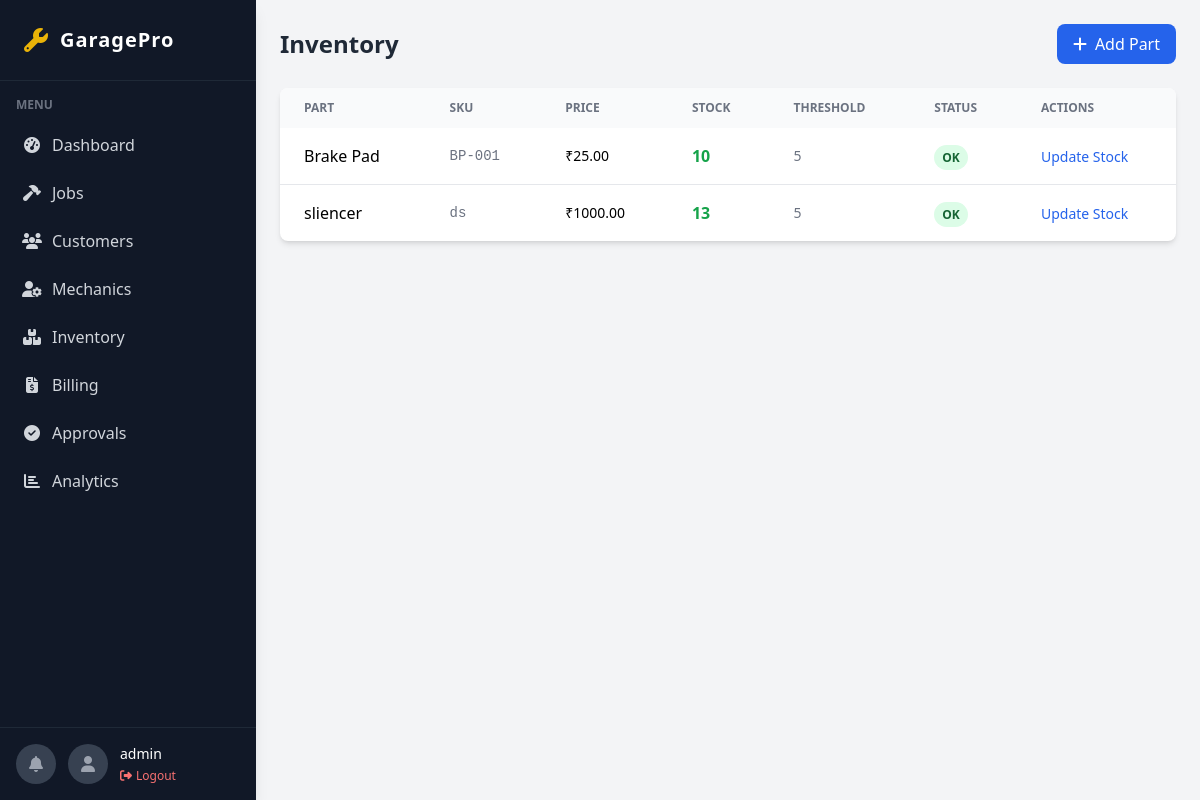
The app's page /admin-panel/inventory/ (signed in) with its own data.
### accounts/models.py (models this page shows, shortened)
class User(AbstractUser, TimeStampedModel):
    ROLE_CHOICES = [
        ('ADMIN', 'Admin'),
        ('MANAGER', 'Manager'),
        ('MECHANIC', 'Mechanic'),
        ('CUSTOMER', 'Customer'),
    ]
    role = models.CharField(max_length=20, choices=ROLE_CHOICES)
    phone = models.CharField(max_length=20, blank=True)

### inventory/models.py (models this page shows, shortened)
class Inventory(TimeStampedModel):
    part = models.OneToOneField(Part, on_delete=models.CASCADE)
    stock_quantity = models.IntegerField()
    low_stock_threshold = models.IntegerField(default=5)

class Part(TimeStampedModel):
    name = models.CharField(max_length=200)
    sku = models.CharField(max_length=100, unique=True, db_index=True)
    price = models.DecimalField(max_digits=10, decimal_places=2)
    description = models.TextField(blank=True)

### core/views.py (the view)
# urls.py: path('admin-panel/inventory/', views.admin_inventory_list, name='admin_inventory_list'),
@admin_required
def admin_inventory_list(request):
    inventory = Inventory.objects.select_related('part').order_by('part__name')
    low_stock = inventory.filter(stock_quantity__lte=F('low_stock_threshold'))
    return render(request, 'admin_portal/inventory_list.html', {
        'inventory': inventory, 'low_stock': low_stock,
    })

### notifications/context_processors.py (called while the page is built)
def user_notifications(request):
    if request.user.is_authenticated:
        unread_count = request.user.notifications.filter(is_read=False).count()
        latest_notifications = request.user.notifications.all()[:5]
        return {
            'unread_notifications_count': unread_count,
            'latest_notifications': latest_notifications
        }
    return {}

### templates/admin_portal/inventory_list.html (shortened to what this page needs)
{% extends 'base.html' %}
{% block content %}
<div class="mb-6 flex justify-between items-center">
    <h1 class="text-2xl font-bold text-gray-800">Inventory</h1>
    <a href="{% url 'admin_part_create' %}"
        class="bg-blue-600 text-white px-4 py-2 rounded-lg hover:bg-blue-700 transition"><i
            class="fas fa-plus mr-2"></i>Add Part</a>
</div>
<div class="bg-white rounded-lg shadow-md overflow-hidden">
    <table class="w-full">
        <thead class="bg-gray-50">
            <tr class="text-left text-xs font-medium text-gray-500 uppercase">
                <th class="px-6 py-3">Part</th>
                <th class="px-6 py-3">SKU</th>
                <th class="px-6 py-3">Price</th>
                <th class="px-6 py-3">Stock</th>
                <th class="px-6 py-3">Threshold</th>
                <th class="px-6 py-3">Status</th>
                <th class="px-6 py-3">Actions</th>
            </tr>
        </thead>
        <tbody class="divide-y">
            {% for i in inventory %}
            <tr class="hover:bg-gray-50">
                <td class="px-6 py-4 font-medium">{{ i.part.name }}</td>
                <td class="px-6 py-4 text-sm text-gray-500 font-mono">{{ i.part.sku }}</td>
                <td class="px-6 py-4 text-sm">₹{{ i.part.price }}</td>
                <td
                    class="px-6 py-4 font-bold {% if i.stock_quantity <= i.low_stock_threshold %}text-red-600{% else %}text-green-600{% endif %}">
                    {{ i.stock_quantity }}</td>
                <td class="px-6 py-4 text-sm text-gray-500">{{ i.low_stock_threshold }}</td>
                <td class="px-6 py-4">{% if i.stock_quantity <= i.low_stock_threshold %}<span
                        class="px-2 py-1 text-xs rounded-full bg-red-100 text-red-800 font-bold">Low</span>{% else %}<span class="px-2 py-1 text-xs rounded-full bg-green-100 text-green-800 font-bold">OK</span>{% endif %}</td>
                <td class="px-6 py-4"><a href="{% url 'admin_stock_update' i.pk %}"
                        class="text-blue-600 hover:underline text-sm">Update Stock</a></td>
            </tr>
            {% empty %}
            <tr>
                <td colspan="7" class="px-6 py-8 text-center text-gray-500">No parts found.</td>
            </tr>
            {% endfor %}
        </tbody>
    </table>
</div>
{% endblock %}

### templates/base.html (shortened to what this page needs)
<!DOCTYPE html>
<html lang="en">
<head>
    <script src="https://cdn.tailwindcss.com"></script>
    <link rel="stylesheet" href="https://cdnjs.cloudflare.com/ajax/libs/font-awesome/6.4.0/css/all.min.css">
</head>
<body class="bg-gray-100 font-sans leading-normal tracking-normal">
    <div class="flex h-screen overflow-hidden">
        <aside class="w-64 bg-gray-900 text-white hidden md:flex flex-col shadow-lg z-20">
            <div class="p-6 border-b border-gray-800">
                <a href="/" class="flex items-center gap-3">
                    <i class="fas fa-wrench text-yellow-500 text-2xl"></i>
                    <span class="text-xl font-bold tracking-wider">GaragePro</span>
                </a>
            </div>
            <nav class="flex-1 overflow-y-auto sidebar-scroll py-4">
                <div class="px-4 mb-2 text-xs text-gray-500 uppercase font-semibold">Menu</div>
                {% if user.role == 'ADMIN' or user.role == 'MANAGER' or user.is_superuser %}
                <a href="{% url 'admin_dashboard' %}"
                    class="flex items-center py-3 px-4 text-gray-300 hover:bg-gray-800 hover:text-white transition-colors duration-200 border-l-4 border-transparent hover:border-yellow-500">
                    <i class="fas fa-tachometer-alt w-6 text-center mr-2"></i> Dashboard
                </a>
                <a href="{% url 'admin_jobs_list' %}"
                    class="flex items-center py-3 px-4 text-gray-300 hover:bg-gray-800 hover:text-white transition-colors duration-200 border-l-4 border-transparent hover:border-yellow-500">
                    <i class="fas fa-hammer w-6 text-center mr-2"></i> Jobs
                </a>
                <a href="{% url 'admin_customers_list' %}"
                    class="flex items-center py-3 px-4 text-gray-300 hover:bg-gray-800 hover:text-white transition-colors duration-200 border-l-4 border-transparent hover:border-yellow-500">
                    <i class="fas fa-users w-6 text-center mr-2"></i> Customers
                </a>
                <a href="{% url 'admin_mechanics_list' %}"
                    class="flex items-center py-3 px-4 text-gray-300 hover:bg-gray-800 hover:text-white transition-colors duration-200 border-l-4 border-transparent hover:border-yellow-500">
                    <i class="fas fa-user-cog w-6 text-center mr-2"></i> Mechanics
                </a>
                <a href="{% url 'admin_inventory_list' %}"
                    class="flex items-center py-3 px-4 text-gray-300 hover:bg-gray-800 hover:text-white transition-colors duration-200 border-l-4 border-transparent hover:border-yellow-500">
                    <i class="fas fa-boxes w-6 text-center mr-2"></i> Inventory
                </a>
                <a href="{% url 'admin_billing_list' %}"
                    class="flex items-center py-3 px-4 text-gray-300 hover:bg-gray-800 hover:text-white transition-colors duration-200 border-l-4 border-transparent hover:border-yellow-500">
                    <i class="fas fa-file-invoice-dollar w-6 text-center mr-2"></i> Billing
                </a>
                <a href="{% url 'admin_approvals_list' %}"
                    class="flex items-center py-3 px-4 text-gray-300 hover:bg-gray-800 hover:text-white transition-colors duration-200 border-l-4 border-transparent hover:border-yellow-500">
                    <i class="fas fa-check-circle w-6 text-center mr-2"></i> Approvals
                </a>
                <a href="{% url 'admin_analytics' %}"
                    class="flex items-center py-3 px-4 text-gray-300 hover:bg-gray-800 hover:text-white transition-colors duration-200 border-l-4 border-transparent hover:border-yellow-500">
                    <i class="fas fa-chart-bar w-6 text-center mr-2"></i> Analytics
                </a>
                {% elif user.role == 'MECHANIC' %}
                <a href="{% url 'mechanic_jobs' %}"
                    class="flex items-center py-3 px-4 text-gray-300 hover:bg-gray-800 hover:text-white transition-colors duration-200 border-l-4 border-transparent hover:border-yellow-500">
                    <i class="fas fa-tasks w-6 text-center mr-2"></i> My Jobs
                </a>
                {% endif %}
            </nav>
            <div class="p-4 border-t border-gray-800">
                <div class="flex items-center gap-3">
                    <a href="{% url 'notification_list' %}"
                        class="relative w-10 h-10 rounded-full bg-gray-700 flex items-center justify-center hover:bg-gray-600 transition group p-0">
                        <i class="fas fa-bell text-gray-400 group-hover:text-white"></i>
                    </a>
                    <div class="w-10 h-10 rounded-full bg-gray-700 flex items-center justify-center">
                        <i class="fas fa-user text-gray-400"></i>
                    </div>
                    <div>
                        <div class="text-sm font-medium">{{ user.username|default:"User" }}</div>
                        <form method="post" action="{% url 'logout' %}" class="mt-1">
                            <button type="submit"
                                class="text-xs text-red-400 hover:text-red-300 flex items-center gap-1">
                                <i class="fas fa-sign-out-alt"></i> Logout
                            </button>
                        </form>
                    </div>
                </div>
            </div>
        </aside>
        <div class="flex-1 flex flex-col h-screen overflow-hidden">
            <main class="flex-1 overflow-x-hidden overflow-y-auto bg-gray-100 p-6">
                <div class="container mx-auto">
                    {% block content %}{% endblock %}
                </div>
            </main>
        </div>
    </div>
</body>
</html>

### records on screen
User: username "admin"
Inventory: part.name "Brake Pad", part.sku "BP-001", part.price "25.00", stock_quantity "10", low_stock_threshold "5", shows "OK"
Inventory: part.name "sliencer", part.sku "ds", part.price "1000.00", stock_quantity "13", low_stock_threshold "5", shows "OK"
